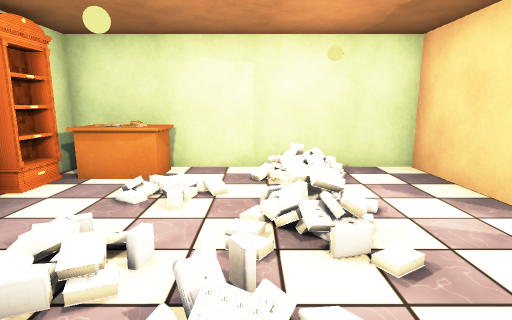
view 1 (above)

12 first-person views from a walk through a 3-D level made in the Unity game engine. The camera is 1.3 m above the floor, tilts 10° down and sees 80° across. The floor is counted in squares, 1 m on a side. Each view is taken from the middle of a square. On the plan, view 1 faces up. The plan holds only what a view shows up to about 14 squares ahead; the rest is blank. The place goes on beyond the plan. The player character is not drawn. Door leaves are left out, so doorways stand open. Some surface patterns are stand-ins.

view 2
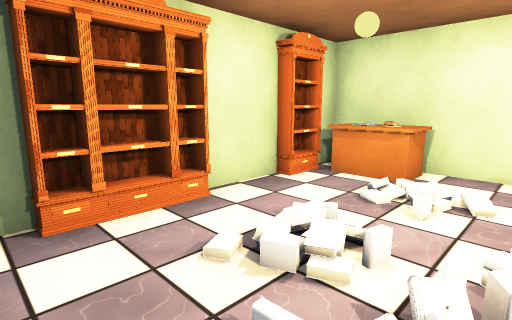

view 3
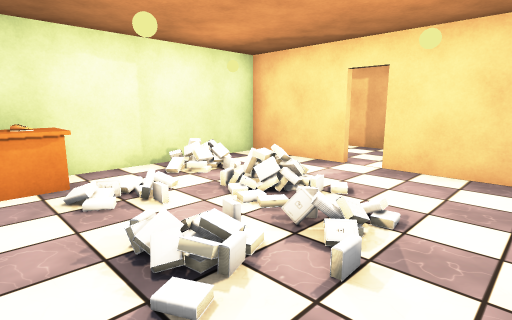

view 4
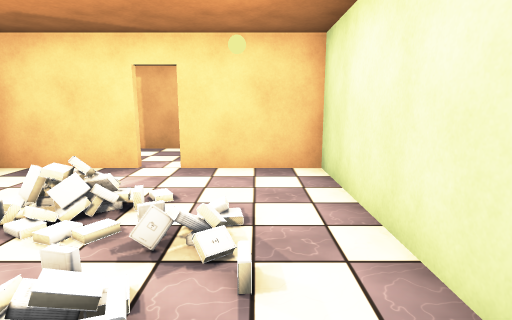

view 5
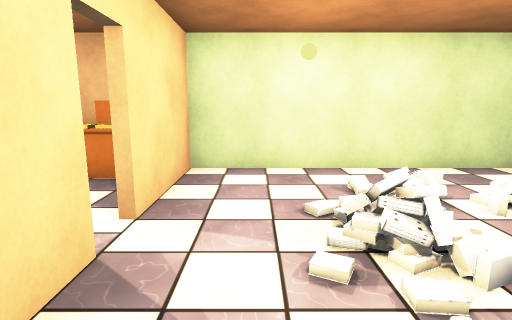

view 6
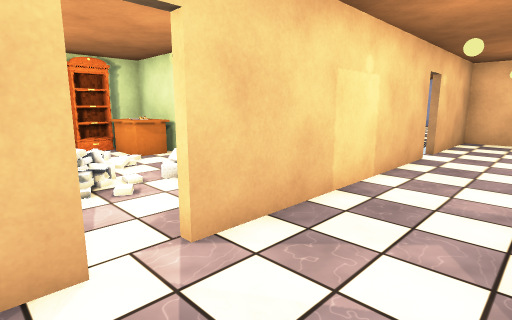

view 7
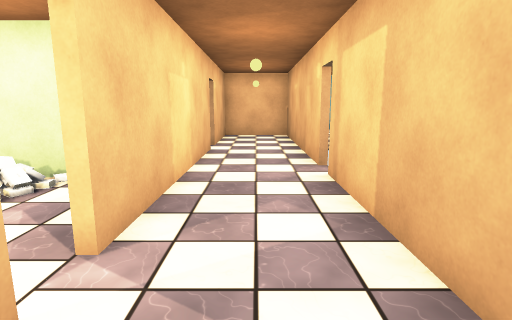

view 8
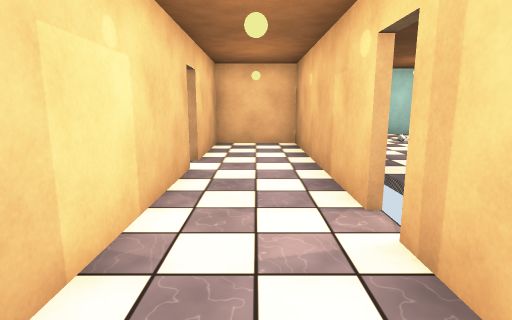

view 9
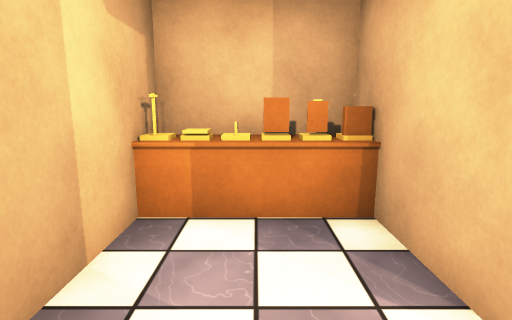

view 10
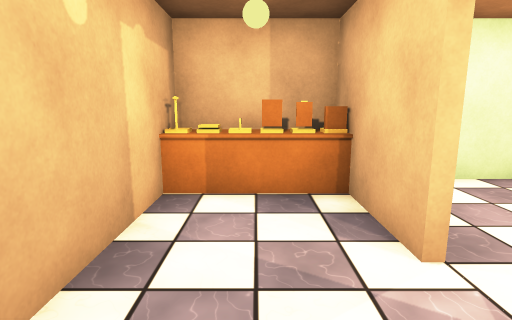

view 11
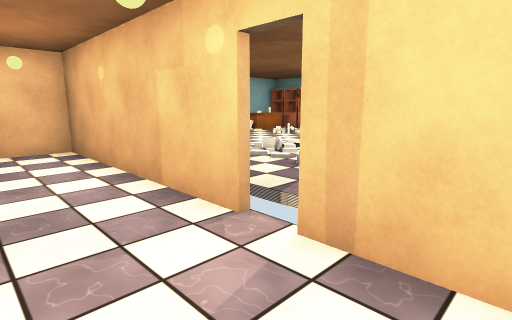

view 12
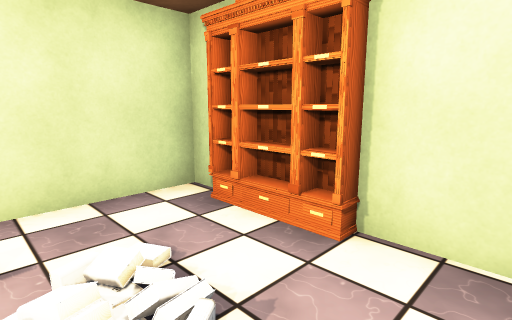

### Floor plan
Ten units are one square. View 1 is at (0, 0); x grows to the right and y downward. Boxes are objects, and circles mark ways between rooms. Rooms are numbered by the first view taken in them; rooms with no view inside come last. Other rooms are left out.
<svg viewBox="-46 -154 118 164">
<path fill="none" stroke="#000" d="M-35 -26 -37 -22M-36 -26 -36 -5M-38 -25 -41 -19 -37 -10 -35 -5M-37 -21 -40 -14M-41 -25 -38 -17M-39 -45 -39 4 25 4M-40 -10 -38 -6M-36 -55 -36 -45M-38 -54 -40 -49M-39 -54 -35 -45M34 -35 34 -65 -39 -65 -39 -46M34 -5 34 -26M64 -76 64 -149 36 -149 36 -112M36 -104 36 -35M36 -26 36 -15M34 5 34 -5M25 4 64 4 64 -69"/>
<rect x="-35" y="-65" width="20" height="20" fill="#bbb"><title>other object</title></rect>
<rect x="35" y="-15" width="30" height="20" fill="#bbb"><title>other object</title></rect>
<circle cx="30" cy="0" r="3" fill="#2a7"/>
<circle cx="35" cy="-30" r="3" fill="#2a7"/>
<text x="-10" y="-30">1</text>
<text x="50" y="-70">2</text>
</svg>
Room 1 opens to room 2.

Where each view was taken, in squares from view 1:
view 1: 0 up, 0 right, facing up
view 2: 0 up, 0 right, facing up-left
view 3: 0 up, 3 left, facing up-right
view 4: 1 up, 3 left, facing right
view 5: 6 up, 2 right, facing down
view 6: 2 up, 6 right, facing up-left
view 7: 1 up, 5 right, facing up
view 8: 4 up, 5 right, facing up
view 9: 4 up, 5 right, facing down
view 10: 5 up, 5 right, facing down
view 11: 5 up, 4 right, facing up-right
view 12: 4 up, 1 left, facing down-left
